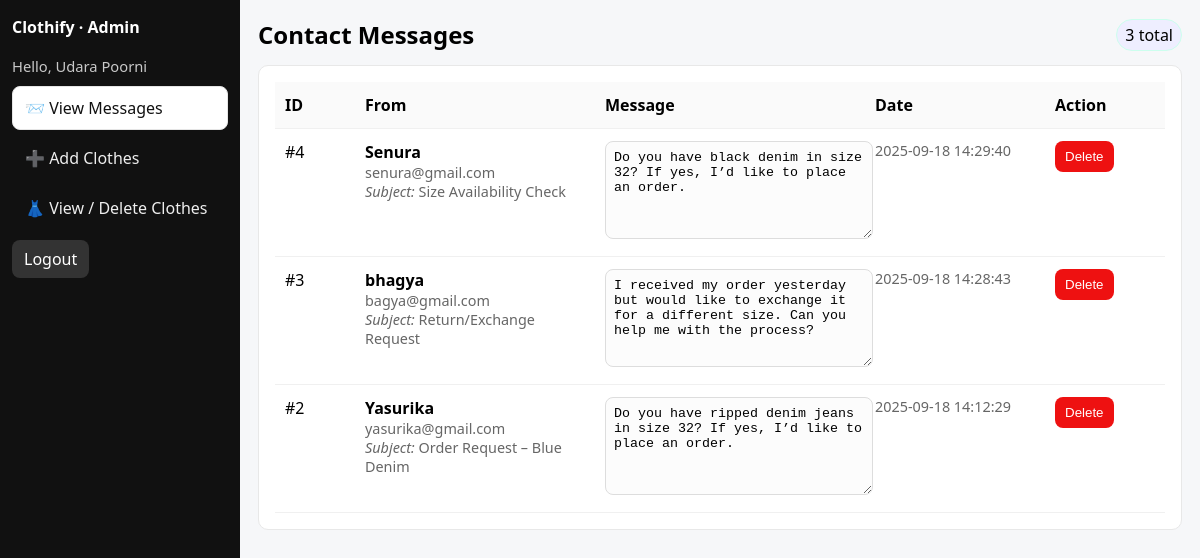
The app's page /admin/messages.php (signed in) with its own data.
### tables this page shows
CREATE TABLE `contact_messages` (
  `id` int(11) NOT NULL,
  `name` varchar(120) NOT NULL,
  `email` varchar(160) NOT NULL,
  `subject` varchar(200) DEFAULT NULL,
  `message` text NOT NULL,
  `created_at` timestamp NOT NULL DEFAULT current_timestamp()
);

### admin/messages.php (the view, shortened to what this page needs)
<?php
require_once __DIR__ . "/../config/db.php";
$perPage = 10;
$page = max(1, (int)($_GET['page'] ?? 1));
$offset = ($page - 1) * $perPage;
$total = 0;
$res = $conn->query("SELECT COUNT(*) AS c FROM contact_messages");
if ($res) { $row = $res->fetch_assoc(); $total = (int)$row['c']; }
$stmt = $conn->prepare("SELECT id, name, email, subject, message, created_at
                        FROM contact_messages
                        ORDER BY created_at DESC
                        LIMIT ? OFFSET ?");
$stmt->bind_param("ii", $perPage, $offset);
$stmt->execute();
$result = $stmt->get_result();
?>
<!DOCTYPE html>
<html lang="en">
<head>
</head>
<body>
<?php include __DIR__ . "/sidebar.php"; ?>
<main class="admin-main">
  <div class="admin-top">
    <h2 style="margin:0">Contact Messages</h2>
    <span class="badge"><?= (int)$total ?> total</span>
  </div>
  <div class="card" style="padding:16px;">
    <?php if($result->num_rows === 0): ?>
      <div class="empty">No messages yet.</div>
    <?php else: ?>
      <div style="overflow:auto;">
        <table>
          <thead>
            <tr>
              <th style="width:60px;">ID</th>
              <th style="width:220px;">From</th>
              <th>Message</th>
              <th style="width:160px;">Date</th>
              <th style="width:100px;">Action</th>
            </tr>
          </thead>
          <tbody>
          <?php while($row = $result->fetch_assoc()): ?>
            <tr>
              <td>#<?= (int)$row['id'] ?></td>
              <td>
                <div><strong><?= htmlspecialchars($row['name']) ?></strong></div>
                <div class="meta"><?= htmlspecialchars($row['email']) ?></div>
                <?php if($row['subject']): ?>
                  <div class="meta"><em>Subject:</em> <?= htmlspecialchars($row['subject']) ?></div>
                <?php endif; ?>
              </td>
              <td>
                <textarea class="readonly" readonly><?= htmlspecialchars($row['message']) ?></textarea>
              </td>
              <td class="meta"><?= htmlspecialchars($row['created_at']) ?></td>
              <td>
                <form method="POST" onsubmit="return confirm('Delete this message?')">
                  <button class="btn del" type="submit">Delete</button>
                </form>
              </td>
            </tr>
          <?php endwhile; ?>
          </tbody>
        </table>
      </div>
    <?php endif; ?>
  </div>
</main></div>
</body>
</html>

### admin/messages.php (style rules this page uses)
body { font-family:system-ui,-apple-system,Segoe UI,Roboto,Helvetica,Arial,sans-serif;margin:0;background:#f6f7f9 }
.card { background:#fff;border:1px solid #e8e8e8;border-radius:10px }
table { width:100%;border-collapse:collapse }
th,td { padding:12px 10px;border-bottom:1px solid #f0f0f0;vertical-align:top }
th { text-align:left;background:#fafafa }
.badge { display:inline-block;padding:4px 8px;border-radius:999px;background:#eef;border:1px solid #cfe }
.btn { padding:8px 10px;border:0;border-radius:8px;cursor:pointer }
.btn.del { background:#e11;color:#fff }
.meta { color:#666;font-size:.9em }
textarea.readonly { width:100%;min-height:80px;resize:vertical;border:1px solid #ddd;border-radius:8px;padding:8px;background:#fcfcfc }

### admin/sidebar.php (style rules this page uses)
.admin-main { padding:18px }
.admin-top { display:flex;justify-content:space-between;align-items:center;margin-bottom:14px }

### records on screen
contact_messages: id "4", name "Senura", email "senura@gmail.com", subject "Size Availability Check", message "Do you have black denim in size 32? If yes, I’d like to place an order.", created_at "2025-09-18 14:29:40"
contact_messages: id "3", name "bhagya", email "bagya@gmail.com", subject "Return/Exchange Request", message "I received my order yesterday but would like to exchange it for a different size. Can you help me with the process?", created_at "2025-09-18 14:28:43"
contact_messages: id "2", name "Yasurika", email "yasurika@gmail.com", subject "Order Request – Blue Denim", message "Do you have ripped denim jeans in size 32? If yes, I’d like to place an order.", created_at "2025-09-18 14:12:29"

### other values on screen
$who "Udara Poorni"
$total "3"
